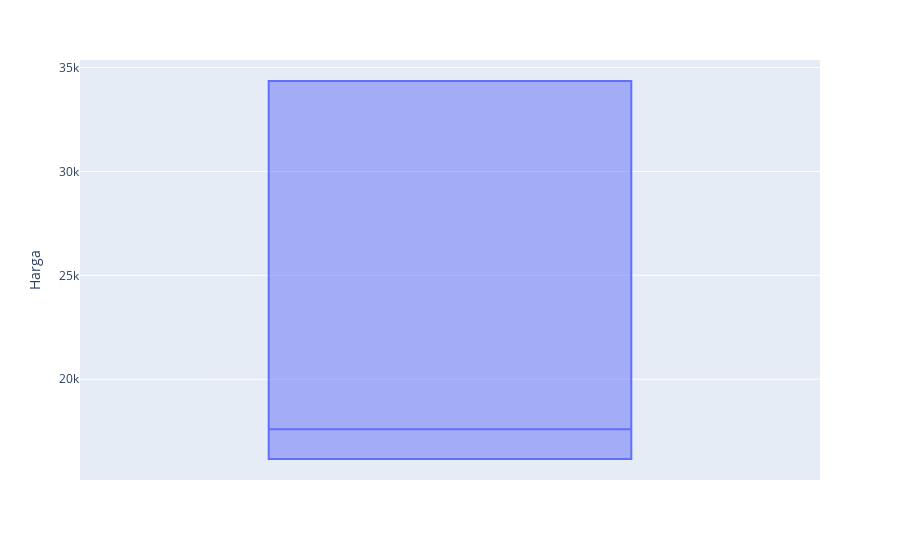

The code cell stored with this chart in its notebook:
### Code cell
fig = px.box(df_shallot, y='Harga')
fig.show()

### Figure 1 — Plotly figure (JSON) as saved in the notebook; plotly's stock layout.template omitted (floating-point values rounded to 4 significant figures)
{"data": [{"alignmentgroup": "True", "hovertemplate": "Harga=%{y}<extra></extra>", "legendgroup": "", "marker": {"color": "#636efa"}, "name": "", "notched": false, "offsetgroup": "", "orientation": "v", "showlegend": false, "type": "box", "x0": " ", "xaxis": "x", "y": [16162, 16162, 16162, 16162, 19025, 34350, 34350, 34350, 34350, 16162, 19025, 16162], "y0": " ", "yaxis": "y"}], "layout": {"boxmode": "group", "legend": {"tracegroupgap": 0}, "margin": {"t": 60}, "xaxis": {"anchor": "y", "domain": [0, 1]}, "yaxis": {"anchor": "x", "domain": [0, 1], "title": {"text": "Harga"}}}}
